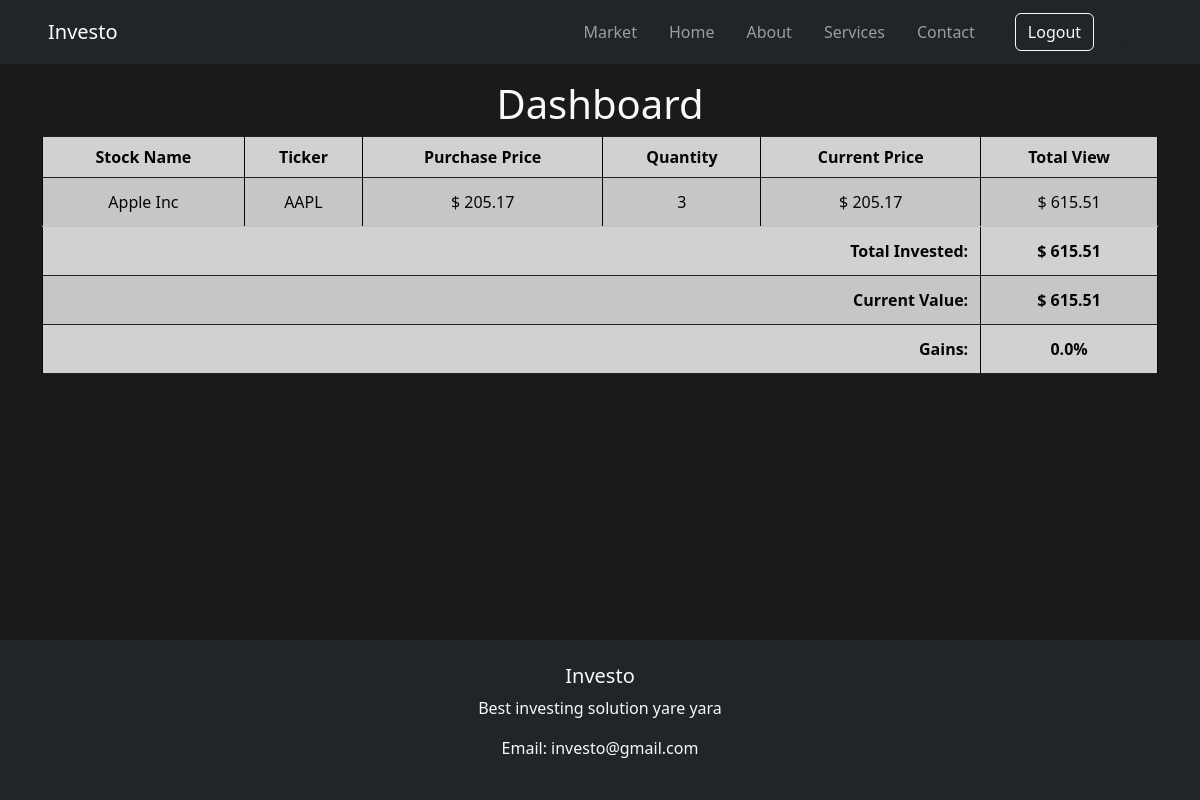
The app's page / (signed in) with its own data.
### stocks/models.py (models this page shows, shortened)
class Stocks(models.Model):
    ticker = models.CharField(max_length=10)
    name = models.CharField(max_length=300)
    description = models.CharField(max_length=5000)
    curr_price = models.FloatField()

class UserStock(models.Model) :
    stock = models.ForeignKey(Stocks, on_delete=models.CASCADE)
    user = models.ForeignKey(UserInfo, on_delete=models.CASCADE)
    purchase_quantity = models.IntegerField()
    purchase_price = models.FloatField()

### stocks/views.py (the view)
# urls.py: path('', home_view, name='index'),
def home_view(request):
    if request.user.is_authenticated:
        try:
            user_info = UserInfo.objects.get(user=request.user)
            user_stocks = UserStock.objects.filter(user=user_info)
            data = []
            total_invested = 0
            total_current_value = 0
            for user_stock in user_stocks:
                current_value = user_stock.purchase_quantity * user_stock.stock.curr_price
                total_invested += user_stock.purchase_quantity * user_stock.purchase_price
                total_current_value += current_value
                data.append({
                    'stock': user_stock.stock,
                    'purchase_price': user_stock.purchase_price,
                    'purchase_quantity': user_stock.purchase_quantity,
                    'total_value': current_value
                })
            gains_percentage = 0
            if total_invested > 0:
                gains_percentage = ((total_current_value - total_invested) / total_invested) * 100
            context = {
                'data': data,
                'invested': total_invested,
                'total_value': total_current_value,
                'gains': round(gains_percentage, 2)
            }
        except UserInfo.DoesNotExist:
            context = {
                'data': [],
                'invested': 0,
                'total_value': 0,
                'gains': 0
            }
    else:
        context = {}
    return render(request, 'index.html', context)

### stocks/templates/index.html (shortened to what this page needs)
{% load static %}
<!DOCTYPE html>
<html lang="en">
<head>
  <link href="https://cdn.jsdelivr.net/npm/bootstrap@5.3.3/dist/css/bootstrap.min.css" rel="stylesheet">
  <link href="{% static 'style.css' %}" rel="stylesheet">
</head>
<body class="d-flex flex-column min-vh-100">
  {% include 'components/header.html' %}
  {% block content %}
    {% if user.is_authenticated %}
      {% include 'components/dashboard.html' %}
    {% else %}
      <div class="d-flex justify-content-center align-items-center vh-100 text-light" style="opacity: 0.8;">
        <h1 class="text-center">
          Please <a href="login" class="text-light text-decoration-none"><u>login</u></a> to view your dashboard
        </h1>
      </div>
    {% endif %}
  {% endblock %}
  {% include 'components/footer.html' %}
</body>
</html>

### stocks/templates/components/dashboard.html
{% load static %}
<link href="{% static 'dashboard.css' %}" rel="stylesheet">
<h1 class="text-light text-center pt-3" style="opacity:50;">Dashboard</h1>
<div class="container">
        <table class="table table-bordered table-striped bg-light opacity-80 table-responsive text-center border-none">
        <thead>
            <tr>
                <th>Stock Name</th>
                <th>Ticker</th>
                <th>Purchase Price</th>
                <th>Quantity</th>
                <th>Current Price</th>
                <th>Total View</th>
            </tr>
        </thead>
        {% if data %}
            <tbody>
            {% for item in data %}
            {% if item.purchase_quantity != 0 %}
            <tr>
                <td style="padding: 12px; border-bottom: 1px solid #eee;">{{ item.stock.name }}</td>
                <td style="padding: 12px; border-bottom: 1px solid #eee;">{{ item.stock.ticker }}</td>
                <td style="padding: 12px; border-bottom: 1px solid #eee;">$ {{ item.purchase_price|floatformat:2 }}</td>
                <td style="padding: 12px; border-bottom: 1px solid #eee;">{{ item.purchase_quantity }}</td>
                <td style="padding: 12px; border-bottom: 1px solid #eee;">$ {{ item.stock.curr_price|floatformat:2 }}</td>
                <td style="padding: 12px; border-bottom: 1px solid #eee;">$ {{ item.total_value|floatformat:2 }}</td>
            </tr>
            {% endif %}
            {% endfor %}
            <tr style="background-color: #f9f9f9; font-weight: bold;">
                <td colspan="5" style="text-align: right; padding: 12px;">Total Invested:</td>
                <td style="padding: 12px;">$ {{ invested|floatformat:2 }}</td>
            </tr>
            <tr style="background-color: #f9f9f9; font-weight: bold;">
                <td colspan="5" style="text-align: right; padding: 12px;">Current Value:</td>
                <td style="padding: 12px;">$ {{ total_value|floatformat:2 }}</td>
            </tr>
            <tr style="background-color: #f9f9f9; font-weight: bold;">
                <td colspan="5" style="text-align: right; padding: 12px;">Gains:</td>
                <td style="padding: 12px;">{{ gains }}%</td>
            </tr>
            </tbody>
        {% else %}
         <tbody>
            <tr>
                <td colspan="6" class="text-center fs-4 text-muted py-4">No stocks bought !!</td>
            </tr>
         </tbody>
        {% endif %}
    </table>
</div>

### stocks/static/style.css (style rules this page uses)
body { background-color: #1a1a1a; }
html { scroll-behavior: smooth; }

### stocks/static/dashboard.css (style rules this page uses)
.opacity-80 { opacity: 0.8; }
.border-none { border: none !important ; }

### records on screen
Stocks: stock.name "Apple Inc", stock.ticker "AAPL", purchase_price "205.17", purchase_quantity "3", stock.curr_price "205.17", total_value "615.51"

### other values on screen
{{ invested|floatformat:2 }} "615.51"
{{ total_value|floatformat:2 }} "615.51"
{{ gains }} "0.0"
